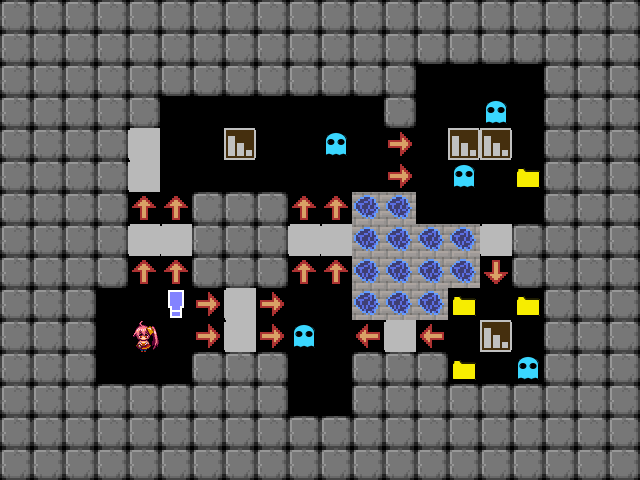

The image is a tile-based game level rendered from a .tmx file. Its description and complete source (layers, tilesets, objects, tile grids) follow:
An orthogonal 20x15 tile map with 32x32 px tiles, 1 tile layer (タイル・レイヤー1).

<map version="1.0" orientation="orthogonal" renderorder="right-down" width="20" height="15" tilewidth="32" tileheight="32" nextobjectid="1">
 <tileset firstgid="1" name="tileset" tilewidth="32" tileheight="32">
  <image source="tileset.png" width="256" height="128" />
 </tileset>
 <layer name="タイル・レイヤー1" width="20" height="15">
  <data encoding="csv">
3,3,3,3,3,3,3,3,3,3,3,3,3,3,3,3,3,3,3,3,
3,3,3,3,3,3,3,3,3,3,3,3,3,3,3,3,3,3,3,3,
3,3,3,3,3,3,3,3,3,3,3,3,3,0,0,0,0,3,3,3,
3,3,3,3,3,0,0,0,0,0,0,0,3,0,0,9,0,3,3,3,
3,3,3,3,4,0,0,2,0,0,9,0,19,0,2,2,0,3,3,3,
3,3,3,3,4,0,0,0,0,0,0,0,19,0,9,0,10,3,3,3,
3,3,3,3,18,18,3,3,3,18,18,7,7,0,0,0,0,3,3,3,
3,3,3,3,4,4,3,3,3,4,4,7,7,7,7,4,3,3,3,3,
3,3,3,3,18,18,3,3,3,18,18,7,7,7,7,20,3,3,3,3,
3,3,3,0,0,5,19,4,19,0,0,7,7,7,10,0,10,3,3,3,
3,3,3,0,1,0,19,4,19,9,0,17,4,17,0,2,0,3,3,3,
3,3,3,0,0,0,3,3,3,0,0,3,3,3,10,0,9,3,3,3,
3,3,3,3,3,3,3,3,3,0,0,3,3,3,3,3,3,3,3,3,
3,3,3,3,3,3,3,3,3,3,3,3,3,3,3,3,3,3,3,3,
3,3,3,3,3,3,3,3,3,3,3,3,3,3,3,3,3,3,3,3
</data>
 </layer>
</map>
